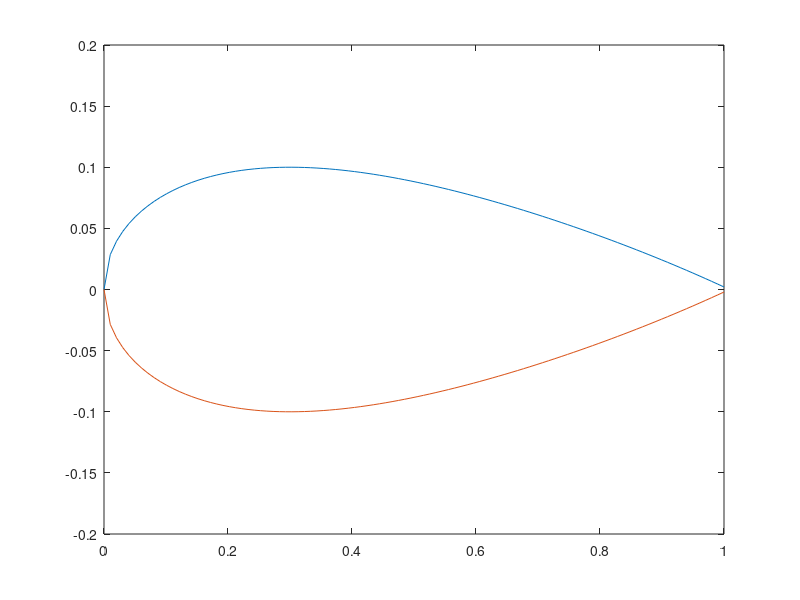

This chart was generated by the following MATLAB code:
clear; close all; clc;

x = [0.15, 0.35, 0.5, 0.7, 0.85];

x = x';

A = [sqrt(x) x x.^2 x.^3 x.^4];
b = [0.08909; 0.09914; 0.08823; 0.06107; 0.03421];

a = A\b;

xx = linspace(0,1,100);
yy1 = a(1) * sqrt(xx) + a(2) * xx + a(3) * xx.^2 + a(4) * xx.^3 + a(5) * xx.^4;

h = plot(xx, yy1);
hold on;
plot(xx, -yy1);